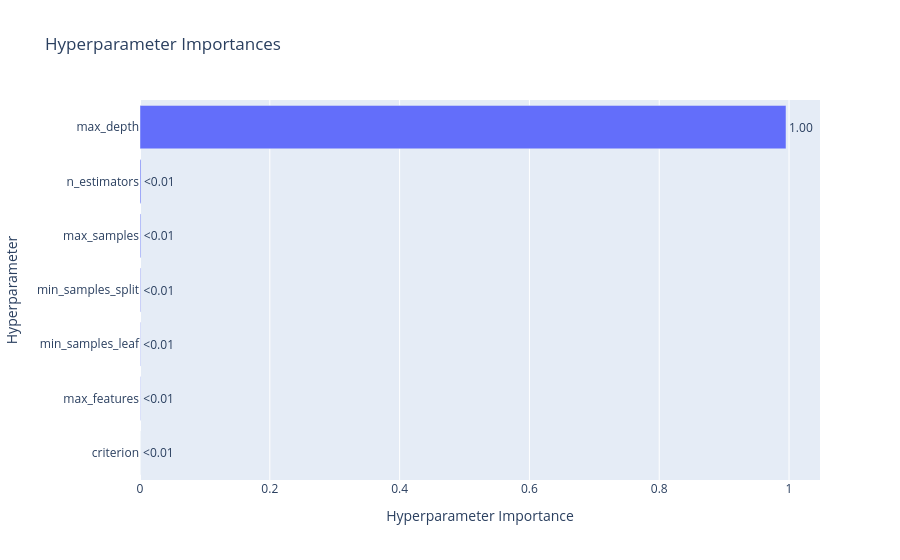

Here is the notebook cell this chart was saved with:
### Code cell
optuna.visualization.plot_param_importances(study)

### Figure 1 — Plotly figure (JSON) as saved in the notebook; plotly's stock layout.template omitted (floating-point values rounded to 4 significant figures)
{"data": [{"cliponaxis": false, "hovertemplate": ["criterion (CategoricalDistribution): 1.4229467533318123e-05<extra></extra>", "max_features (CategoricalDistribution): 0.0004955614694235567<extra></extra>", "min_samples_leaf (IntDistribution): 0.0005552554830261789<extra></extra>", "min_samples_split (IntDistribution): 0.0009092259237066737<extra></extra>", "max_samples (FloatDistribution): 0.00120099185448449<extra></extra>", "n_estimators (IntDistribution): 0.0015074914373342514<extra></extra>", "max_depth (IntDistribution): 0.9953172443644916<extra></extra>"], "name": "Objective Value", "orientation": "h", "text": ["<0.01", "<0.01", "<0.01", "<0.01", "<0.01", "<0.01", "1.00"], "textposition": "outside", "type": "bar", "x": [1.423e-05, 0.0004956, 0.0005553, 0.0009092, 0.001201, 0.001507, 0.9953], "y": ["criterion", "max_features", "min_samples_leaf", "min_samples_split", "max_samples", "n_estimators", "max_depth"]}], "layout": {"title": {"text": "Hyperparameter Importances"}, "xaxis": {"title": {"text": "Hyperparameter Importance"}}, "yaxis": {"title": {"text": "Hyperparameter"}}}}
